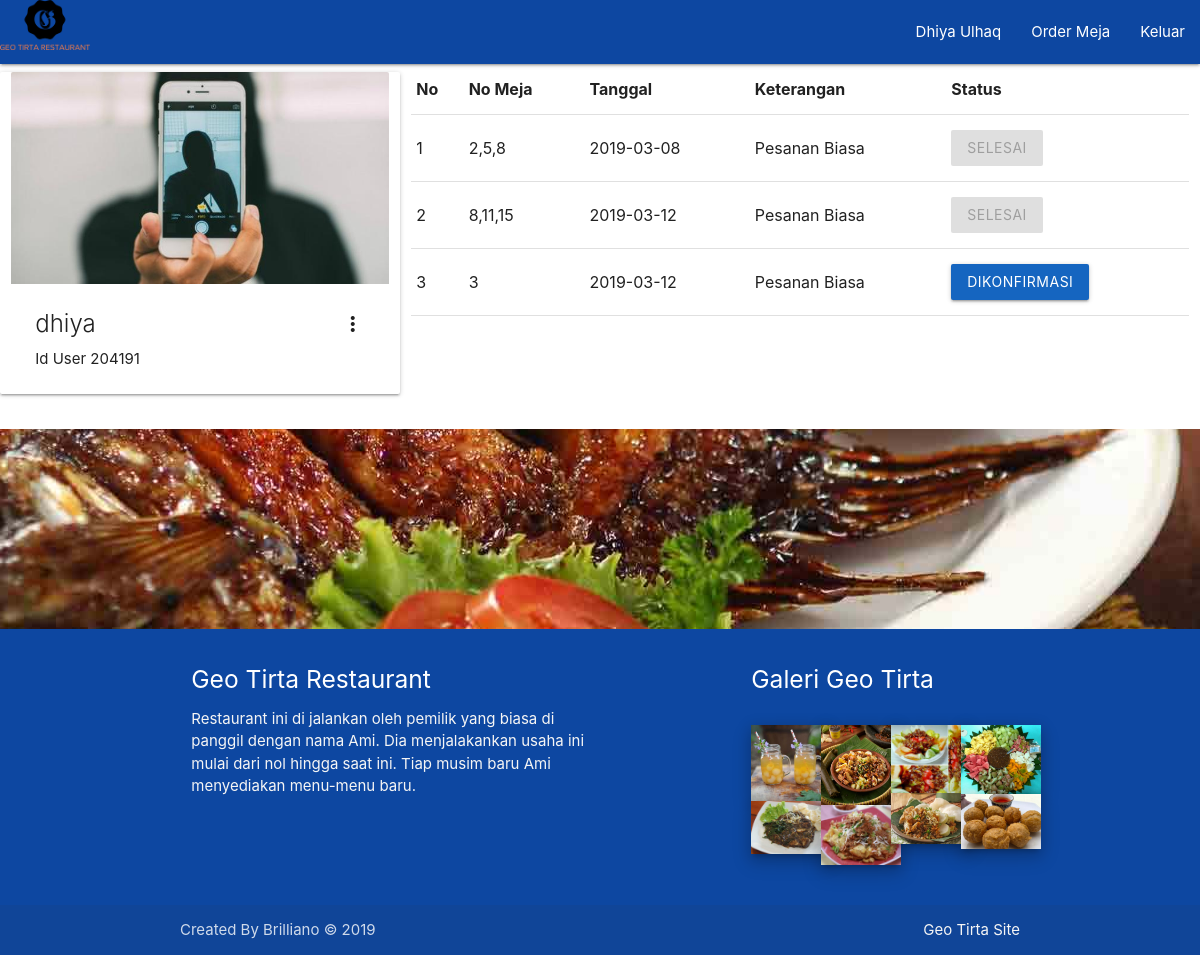
The page /include/user-akun.php (signed in) on the database its author committed.
### tables this page shows
CREATE TABLE `user` (
  `id_user` int(5) NOT NULL,
  `username` varchar(25) NOT NULL,
  `password` varchar(255) NOT NULL,
  `foto_profil` varchar(255) NOT NULL,
  `nama_user` varchar(50) NOT NULL,
  `id_level` enum('0','1','2','3','4') NOT NULL
);

CREATE TABLE `orderan` (
  `id_order` int(2) NOT NULL,
  `no_meja` varchar(100) NOT NULL,
  `tanggal` varchar(25) NOT NULL,
  `id_user` int(2) NOT NULL,
  `keterangan` varchar(100) NOT NULL,
  `status_order` varchar(100) NOT NULL
);

### include/user-akun.php (the view, shortened to what this page needs)
<?php
include_once 'head.php';
include_once 'koneksi.php';
include_once 'navbar-index2.php';
?>
<?php
  $profil = "SELECT * FROM user WHERE id_user = '".$_SESSION['id_user']."' ";
  $profils = mysqli_query($dbh,$profil);
  while ($pro = mysqli_fetch_array($profils)){
?>
<div class="row">
<div class="card col s12 m4">
    <div class="card-image waves-effect waves-block waves-light">
      <?php
        if(empty($pro[3])){
      ?>
      <img class="activator" src="image/defaultprofil.jpg">
        <?php }else{ ?>
          <img class="activator" src="<?php echo $pro[3]; ?>">
        <?php }?>
    </div>
    <div class="card-content">
      <span class="card-title activator grey-text text-darken-4"><?php echo $pro[1] ?><i class="material-icons right">more_vert</i></span>
      <p>Id User 20<?php echo $pro[0]; ?>191</p>
    </div>
  </div>
  <?php } ?>
<div class="col s12 m8">
<table class="responsive-table highlight">
        <thead>
          <tr>
              <th>No</th>
              <th>No Meja</th>
              <th>Tanggal</th>
              <th>Keterangan</th>
              <th>Status</th>
          </tr>
        </thead>
        <tbody>
        <?php
          $listo = "SELECT * FROM orderan WHERE id_user = '".$_SESSION['id_user']."' AND NOT status_order = 'batal' ";
          $orderan = mysqli_query($dbh,$listo);
          $no = 0;
          while($olist = mysqli_fetch_array($orderan)){
            $no++;
        ?>
          <tr>
            <td><?php echo $no; ?></td>
            <td><?php echo $olist[1]; ?></td>
            <td><?php echo $olist[2]; ?></td>
            <td><?php echo $olist[4]; ?></td>
            <?php
              if($olist[5] == "menunggu"){
            ?>
            <td><button data-target="modal<?php echo $olist[0]; ?>" class="btn waves-effect waves-light modal-trigger red darken-3"><?php echo $olist[5]; ?></button></td>
              <?php } else if ($olist[5] == "dikonfirmasi"){ ?>
                <td><a href="user-tiketpesanan.php?id_order=<?php echo $olist[0]; ?>" class="btn waves-effect waves-light modal-trigger blue darken-3"><?php echo $olist[5]; ?></a></td>
              <?php } else { ?>
                <td><a href="user-tiketpesanan.php?id_order=<?php echo $olist[0]; ?>" class="btn waves-effect waves-light modal-trigger blue darken-3 disabled"><?php echo $olist[5]; ?></a></td>
              <?php } ?>
          </tr>
          <?php }?>
        </tbody>
</table>
</div>
</div>
<div class="parallax-container">
    <div class="parallax"><img src="image/parallax3.jpg"></div>
</div>
<?php include_once 'footer.php'; ?>

### include/css/main.css (style rules this page uses)
.parallax-container { height: 200px; }

### rows shown on the page
user: username "dhiya", id_user "4"
orderan: no_meja "2,5,8", tanggal "2019-03-08", keterangan "Pesanan Biasa", status_order "SELESAI"
orderan: no_meja "8,11,15", tanggal "2019-03-12", keterangan "Pesanan Biasa", status_order "SELESAI"
orderan: no_meja "3", tanggal "2019-03-12", keterangan "Pesanan Biasa", status_order "DIKONFIRMASI"

### other values the page prints
$_SESSION['nama_user'] "Dhiya Ulhaq"
